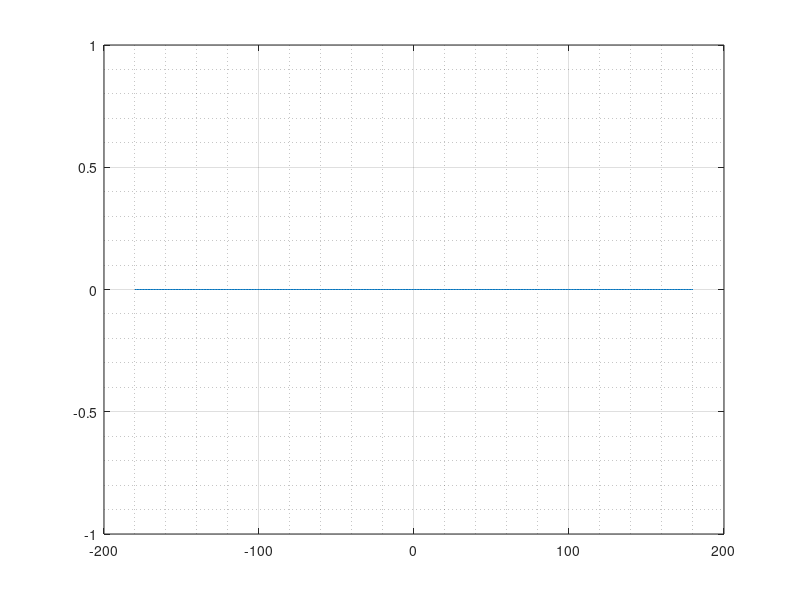

Write MATLAB code to recreate this figure.
close all
clear all
clc

theta = linspace(-pi,pi,360);
f = theta;
for k = 1:length(theta)
    k
    try
        f(k) = EOEf(theta(k));
    catch ME
        f(k) = 0;
    end
end

%%
plot(theta*180/pi,f)
grid on
grid minor